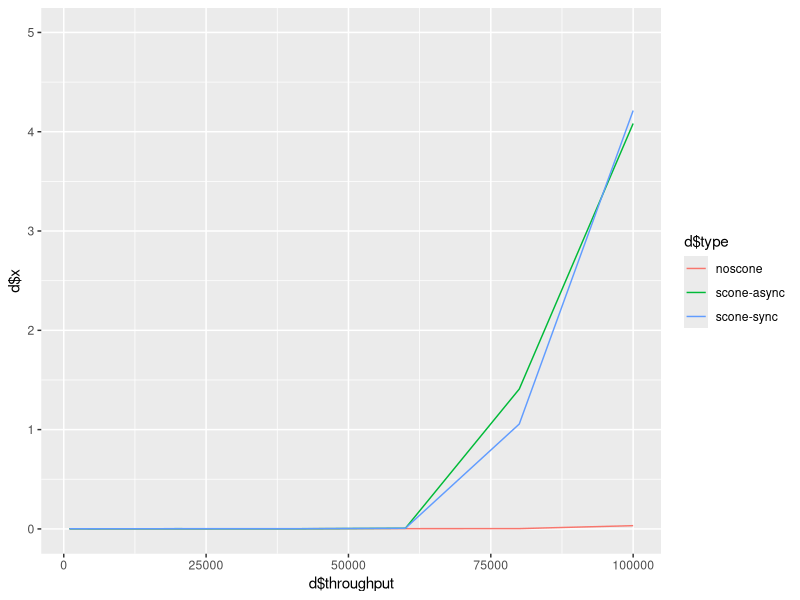

The R source for this figure:
## ---- chunk 1
library(tidyverse)
library(dplyr)
## ---- chunk 2
apache_data = read_csv("../data/apache_seconds_100k.csv")
## ---- chunk 3
show_min_max <- function(d) {
for (r in c(1000, 5000, 10000, 20000, 40000, 60000, 80000)) {
    for (t in c("noscone", "scone-async", "scone-sync")) {
        filtered = d %>% filter(type==t, reqs==r)
        print(paste(t, "/", r, "=====>", "min:", min(filtered$avg), "/max:", max(filtered$avg))) 
    }
}
}
show_min_max(apache_data)
## ---- chunk 4
noscone40k = apache_data %>%
    filter(type == "noscone", reqs == 40000) %>%
    summarise(Latency=mean(avg, trim=0.3))
noscone40k

noscone80k = apache_data %>%
    filter(type == "noscone", reqs == 80000) %>%
    summarise(Latency=mean(avg, trim=0.3))
noscone80k

ssync80k = apache_data %>%
    filter(type == "scone-sync", reqs == 80000) %>%
    summarise(Latency=mean(avg, trim=0.3))
ssync80k

sasync80k = apache_data %>%
    filter(type == "scone-async", reqs == 80000) %>%
    summarise(Latency=mean(avg, trim=0.3))
sasync80k
## ---- chunk 5
d <- aggregate(apache_data$avg, by=list(throughput = apache_data$reqs, type = apache_data$type), FUN=mean)

ggplot(d, aes(x=d$throughput, y=d$x, color=d$type)) + 
    geom_line() +
    ylim(0, 5)
## ---- chunk 6

